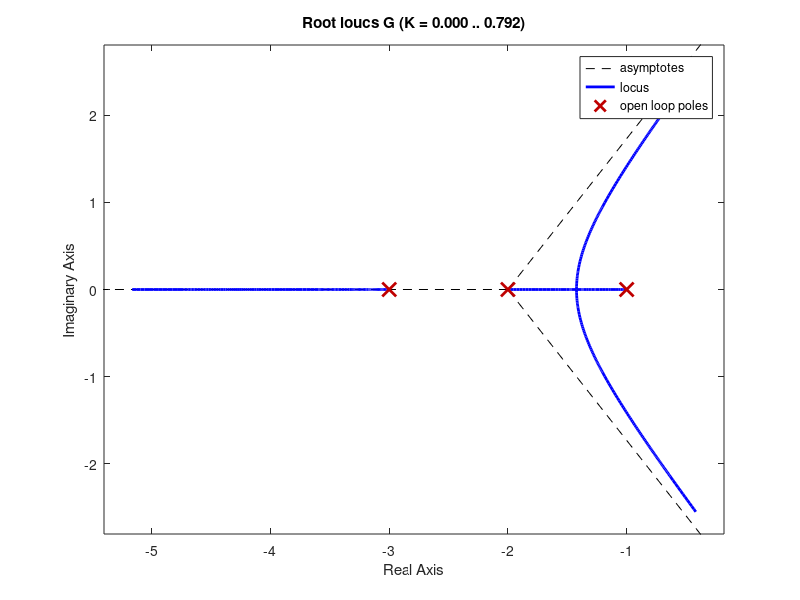
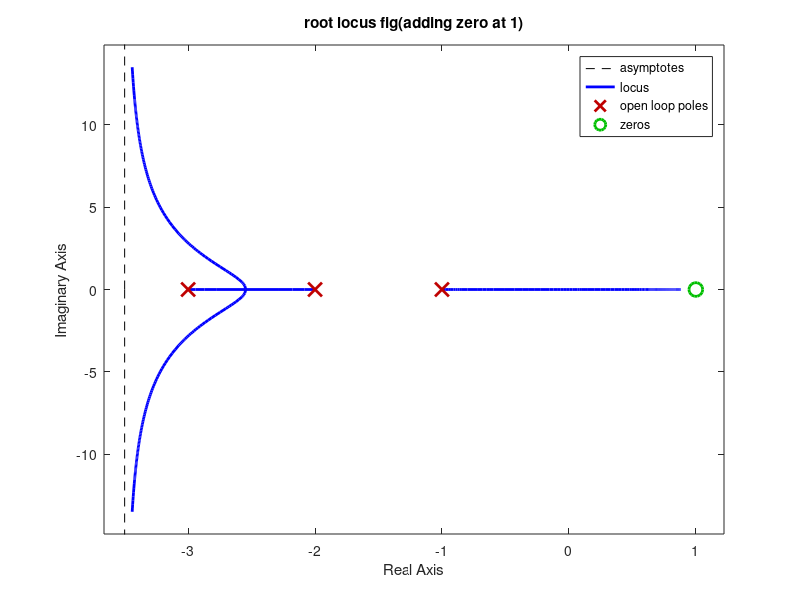
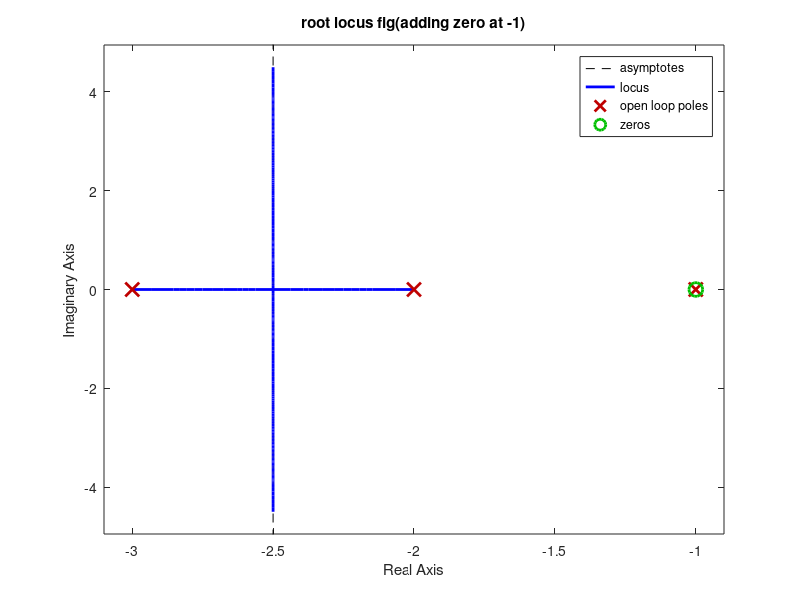
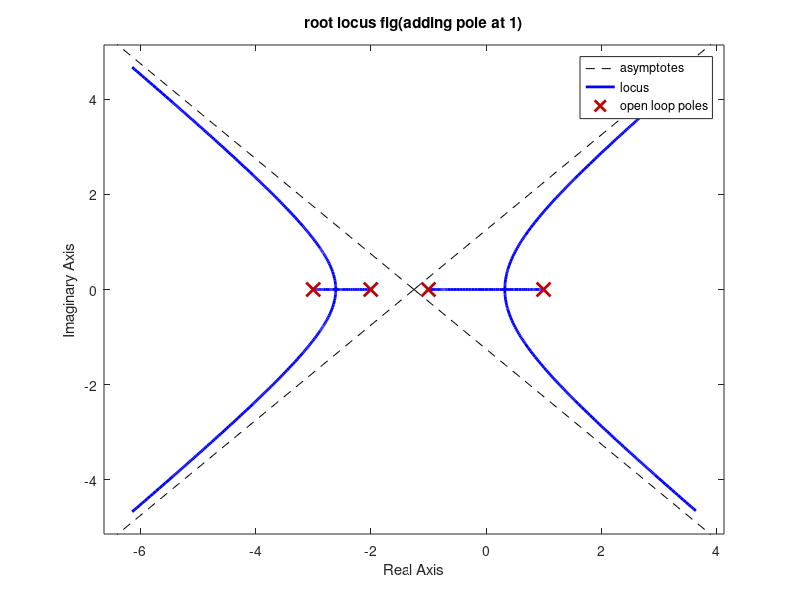

The MATLAB source for these figures, in order:
s=tf('s');
G=36/(s^3+6*s^2+11*s+6);
figure(1);
zpk(G);
rlocus(G);
grid
%%adding zero at 1
G1=zpk(1,[-1 -2 -3],36);
figure(2);
rlocus(G1);
title('root locus fig(adding zero at 1)')
grid
%%adding zero at -1
G2=zpk(-1,[-1 -2 -3],36);
figure(3);
rlocus(G2)
title ('root locus fig(adding zero at -1)')
grid
%%adding pole at 1
G3=zpk([],[-1 -2 -3 1],36);
figure(4);
rlocus(G3);
title('root locus fig(adding pole at 1)')
grid
%%adding pole at -1
G4=zpk([],[-1 -2 -3 -1],36);
figure(5);
rlocus(G4);
title('root locus fig(adding pole at -1)')
grid
%%nyquist plot for the transfer function
num=1;
den=[1 3 2 0];
G6=tf(num,den);
figure(6)
nyquist(G6);
%%bodeplot
num1 = 10;
den1 = [0.04 0.5 1 0];
G7 = tf(num1,den1);
figure(7);
margin(G7)
num2 =36;
den2 =[1 6 11 6];
G8 =tf(num2,den2);
figure(8);
margin(G8)
